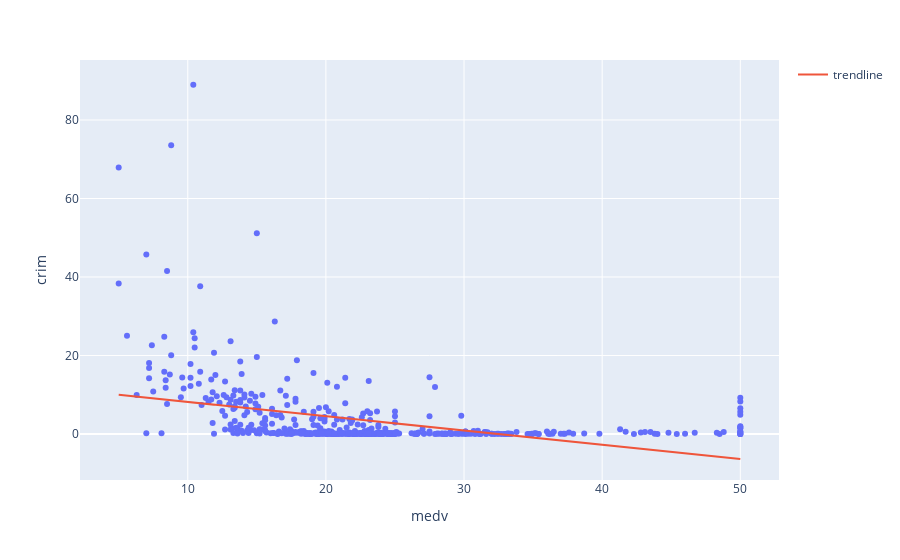

Notebook code cell kept with this figure:
### Code cell
fig = px.scatter(data, x="medv", y="crim")
x = data.medv
y = result_medv.params[1] * x + result_medv.params[0]
fig.add_scatter(x=x, y=y, name="trendline")

### Figure 1 — Plotly figure (JSON) as saved in the notebook; plotly's stock layout.template omitted (floating-point values rounded to 4 significant figures; data arrays with more than 128 entries replaced by an {"elided": "..."} marker saying what was removed)
{"data": [{"hovertemplate": "medv=%{x}<br>crim=%{y}<extra></extra>", "legendgroup": "", "marker": {"color": "#636efa", "symbol": "circle"}, "mode": "markers", "name": "", "orientation": "v", "showlegend": false, "type": "scatter", "x": {"elided": "506 float values"}, "xaxis": "x", "y": {"elided": "506 float values"}, "yaxis": "y"}, {"name": "trendline", "type": "scatter", "x": {"elided": "506 float values"}, "y": {"elided": "506 float values"}}], "layout": {"legend": {"tracegroupgap": 0}, "margin": {"t": 60}, "xaxis": {"anchor": "y", "domain": [0, 1], "title": {"text": "medv"}}, "yaxis": {"anchor": "x", "domain": [0, 1], "title": {"text": "crim"}}}}
